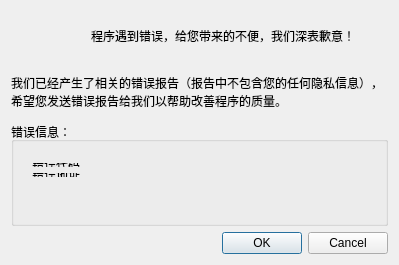
<?xml version="1.0" encoding="UTF-8"?>
<ui version="4.0">
 <class>CrashDialog</class>
 <widget class="QDialog" name="CrashDialog">
  <property name="geometry">
   <rect>
    <x>0</x>
    <y>0</y>
    <width>399</width>
    <height>265</height>
   </rect>
  </property>
  <property name="windowTitle">
   <string>CrashDialog</string>
  </property>
  <layout class="QGridLayout" name="gridLayout_4">
   <item row="0" column="0">
    <layout class="QGridLayout" name="gridLayout_3">
     <item row="0" column="0">
      <layout class="QGridLayout" name="gridLayout_2">
       <item row="0" column="0">
        <layout class="QHBoxLayout" name="horizontalLayout">
         <item>
          <spacer name="horizontalSpacer_3">
           <property name="orientation">
            <enum>Qt::Horizontal</enum>
           </property>
           <property name="sizeHint" stdset="0">
            <size>
             <width>40</width>
             <height>20</height>
            </size>
           </property>
          </spacer>
         </item>
         <item>
          <widget class="QLabel" name="label_3">
           <property name="text">
            <string/>
           </property>
           <property name="pixmap">
            <pixmap resource="icon.qrc">:/Icon/bug.png</pixmap>
           </property>
          </widget>
         </item>
         <item>
          <spacer name="horizontalSpacer_2">
           <property name="orientation">
            <enum>Qt::Horizontal</enum>
           </property>
           <property name="sizeHint" stdset="0">
            <size>
             <width>40</width>
             <height>20</height>
            </size>
           </property>
          </spacer>
         </item>
         <item>
          <widget class="QLabel" name="label_4">
           <property name="text">
            <string>程序遇到错误，给您带来的不便，我们深表歉意！</string>
           </property>
          </widget>
         </item>
         <item>
          <spacer name="horizontalSpacer">
           <property name="orientation">
            <enum>Qt::Horizontal</enum>
           </property>
           <property name="sizeHint" stdset="0">
            <size>
             <width>40</width>
             <height>20</height>
            </size>
           </property>
          </spacer>
         </item>
        </layout>
       </item>
       <item row="1" column="0">
        <widget class="QLabel" name="label_5">
         <property name="text">
          <string>我们已经产生了相关的错误报告（报告中不包含您的任何隐私信息），
希望您发送错误报告给我们以帮助改善程序的质量。</string>
         </property>
        </widget>
       </item>
      </layout>
     </item>
     <item row="1" column="0">
      <widget class="QGroupBox" name="groupBox">
       <property name="title">
        <string>错误信息：</string>
       </property>
       <widget class="QWidget" name="layoutWidget_2">
        <property name="geometry">
         <rect>
          <x>10</x>
          <y>30</y>
          <width>141</width>
          <height>36</height>
         </rect>
        </property>
        <layout class="QGridLayout" name="gridLayout">
         <item row="0" column="0">
          <widget class="QLabel" name="label_6">
           <property name="text">
            <string>错误代码：</string>
           </property>
          </widget>
         </item>
         <item row="0" column="1">
          <widget class="QLabel" name="errorCode">
           <property name="text">
            <string/>
           </property>
          </widget>
         </item>
         <item row="1" column="0">
          <widget class="QLabel" name="label_9">
           <property name="text">
            <string>错误地址：</string>
           </property>
          </widget>
         </item>
         <item row="1" column="1">
          <widget class="QLabel" name="errorAddr">
           <property name="text">
            <string/>
           </property>
          </widget>
         </item>
        </layout>
       </widget>
      </widget>
     </item>
    </layout>
   </item>
   <item row="1" column="0">
    <widget class="QDialogButtonBox" name="buttonBox">
     <property name="standardButtons">
      <set>QDialogButtonBox::Cancel|QDialogButtonBox::Ok</set>
     </property>
    </widget>
   </item>
  </layout>
 </widget>
 <layoutdefault spacing="6" margin="11"/>
 <resources>
  <include location="icon.qrc"/>
 </resources>
 <connections/>
</ui>
